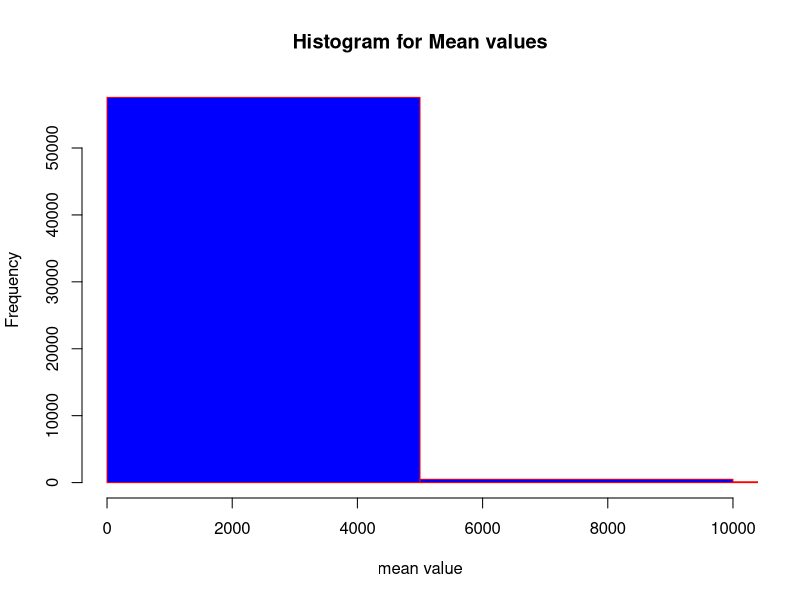
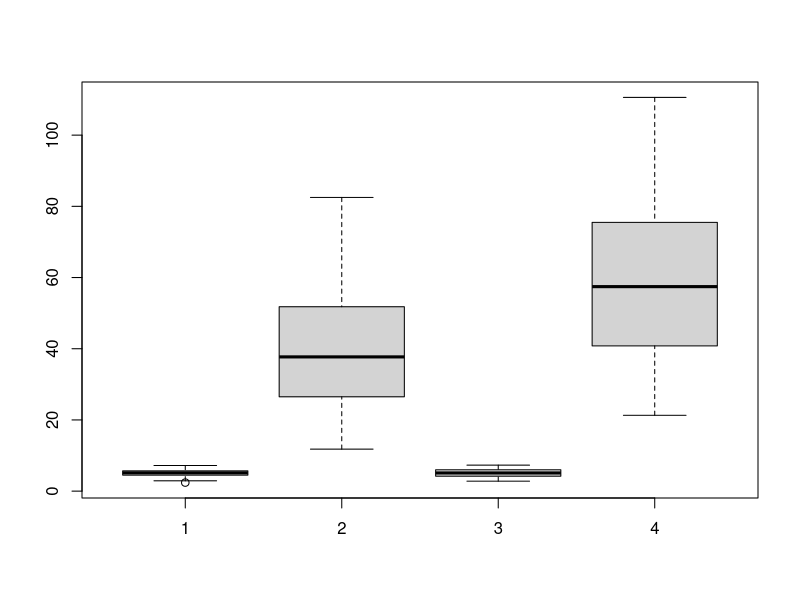
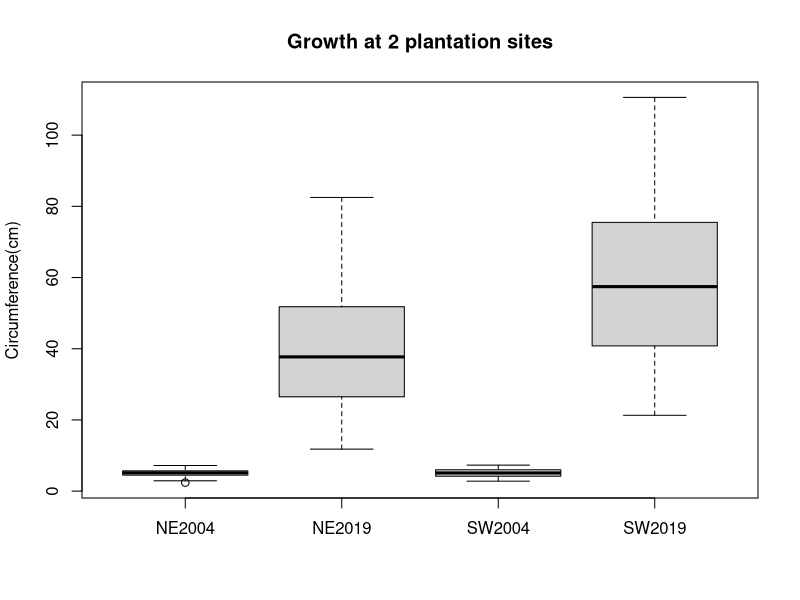

Generate these figures, in order, with R:
#Question 1.Read in the file, making the gene accession numbers the row names. Show a table of values for the first six genes
list.files()
x<-read.table("data/gene_expression.tsv")
head(x)
str(x)
x <- read.table("data/gene_expression.tsv", header = TRUE)
head(x)
str(x)
x<- read.table("data/gene_expression.tsv", header = TRUE, stringsAsFactors = FALSE, row.names = 1)
head(x)
str(x)

x[1:6,1:2]
#Question 2. Make a new column which is the mean of the other columns. Show a table of values for the first six genes.
x$Mean_cal <- rowMeans(x)
head(x)
#Question 3. 
order(x$Mean_cal)
order(-x$Mean_cal)
x[order(-x$Mean_cal),]
Highest_mean <-x[order(-x$Mean_cal),]
head(Highest_mean,10)
#question4 
subset(x,Mean_cal<10)
#Question 5.  Make a histogram plot of the mean values in png format and paste it into your report
range(x$Mean_cal)
hist(x$Mean_cal,main="Histogram for Mean values",xlab = "mean value",border = "red",col="blue",breaks = 50,xlim=c(0,10000))

#Question6. Import this csv file into an R object. What are the column names? 
y<- read.csv("data/growth_data.csv")
head(y)
str(y) 
y <- read.csv("data/growth_data.csv", header = TRUE)
head(y)
y <- read.csv("data/growth_data.csv", header = TRUE, stringsAsFactors = FALSE)
head(y)
str(y)
subset(y,Site=="northeast")
NE <- subset(y,Site=="northeast")
SE <- subset(y,Site=="southwest")
head(NE)
head(SE)
#Name of the columns are- "site", "TreeID","Circumf_2004_cm", "Circumf_2009_cm", "Circumf_2014_cm " and "Circumf_2019_cm"

#Question7. Calculate the mean and standard deviation of tree circumference at the start and end of the study at both sites. 
mean(NE$Circumf_2004_cm)#for 
mean(NE$Circumf_2019_cm)
mean(SE$Circumf_2004_cm)
mean(SE$Circumf_2019_cm)
sd(NE$Circumf_2004_cm)
sd(NE$Circumf_2019_cm)
sd(NE$Circumf_2004_cm)
sd(NE$Circumf_2019_cm)
# Question 8.Make a box plot of tree circumference at the start and end of the study at both sites.
boxplot(NE$Circumf_2004_cm,NE$Circumf_2019_cm,SE$Circumf_2004_cm,SE$Circumf_2019_cm)
boxplot(NE$Circumf_2004_cm,NE$Circumf_2019_cm,SE$Circumf_2004_cm,SE$Circumf_2019_cm,names=c("NE2004","NE2019","SW2004","SW2019"),ylab="Circumference(cm)",main="Growth at 2 plantation sites")
#Question 9. Calculate the mean growth over the past 10 years at each site.
NE$Growth <- (NE$Circumf_2009_cm-NE$Circumf_2019_cm )
head(NE$Growth)
SE$Growth <- (SE$Circumf_2009_cm-SE$Circumf_2019_cm)

